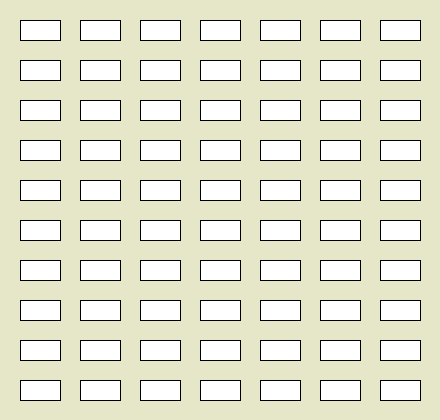
Frame 1 (no input)
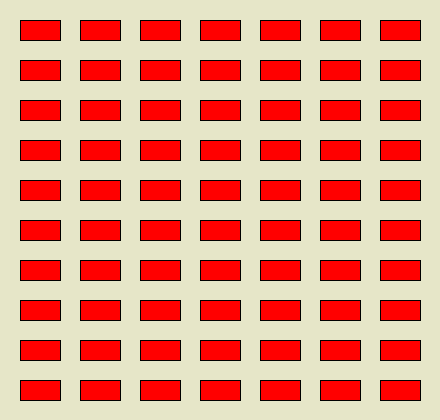
Frame 60 (the mouse pressed at the canvas centre just before this capture)
Frame 120 (the mouse held since frame 60 and released just before this capture): identical to frame 60, image omitted

The Processing sketch that drew these frames (run headless with seeded random() and noise(); from frame 60 on, the mouse is pressed at the canvas centre):

// Processing sketch: sketch_20
// ── sketch_20.pde
void setup() {
  size(440, 420); // Tamaño del lienzo
  background(230,230,200); // Color de fondo blanco
}

void draw() {
  int rectBase = 40; // Ancho del rectángulo
  int rectAltura = 20; // Alto del rectángulo
  int distancia = 20; // Distancia entre rectángulos

  // Bucle para dibujar los rectángulos horizontalmente
  for (int x = 20; x + rectBase < width; x += rectBase + distancia) {
    // Bucle para dibujar los rectángulos verticalmente
    for (int y = 20; y + rectAltura < height; y += rectAltura + distancia) {
      // Dibujar rectángulo en la posición (x, y)
      rect(x, y, rectBase, rectAltura);
    }
  }
  fill(255,0,0);
}
